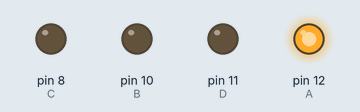
Bench run of a sketch on a simulated Arduino Uno, built with avr-gcc and run on an emulated ATmega328P. Parts: output pins drawn as LEDs (lit = HIGH).

Above: at 0.02 s.
At 0.37 s:
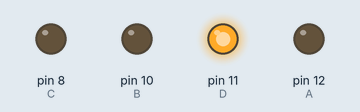
At 0.72 s:
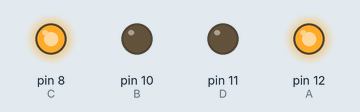
At 1.47 s:
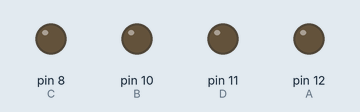
At 2.17 s:
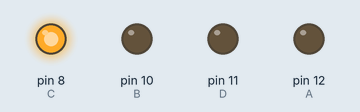
At 2.92 s:
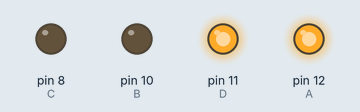
Timing chart, 0 to 3.2 s (numbered marks = the images above):
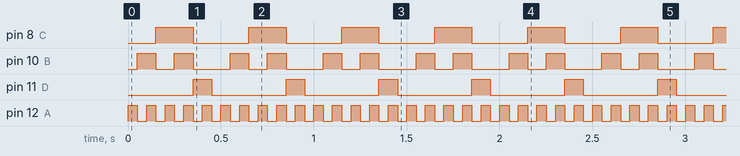

Measured:
- by itself, pin 8 (C): alternates HIGH for 0.20 s and LOW for 0.30 s
- by itself, pin 10 (B): repeats every 0.50 s: LOW 0.10 s, HIGH 0.10 s, LOW 0.20 s, HIGH 0.10 s
- by itself, pin 11 (D): alternates HIGH for 0.10 s and LOW for 0.40 s
- by itself, pin 12 (A): alternates HIGH for 0.05 s and LOW for 0.05 s

The sketch:

nixie_scroll.ino
```cpp
int C = 8;
int B = 10;
int D = 11;
int A = 12;

char num = 0;

void setup() {
  pinMode(C, OUTPUT);
  pinMode(B, OUTPUT);
  pinMode(D, OUTPUT);
  pinMode(A, OUTPUT);
  writeNumber(num);
}

// Write a number to the nixie tube
// Digits above 9 will turn off the nixie tube bc of how the SN74141/K155ID1 works
void writeNumber(char num) {
  digitalWrite(D, (num >> 3)&1);
  digitalWrite(C, (num >> 2)&1);
  digitalWrite(B, (num >> 1)&1);
  digitalWrite(A, (num     )&1);
}

void loop() {
  num = (num+1)%10;
  writeNumber(num);
  delay(50);
}
```
